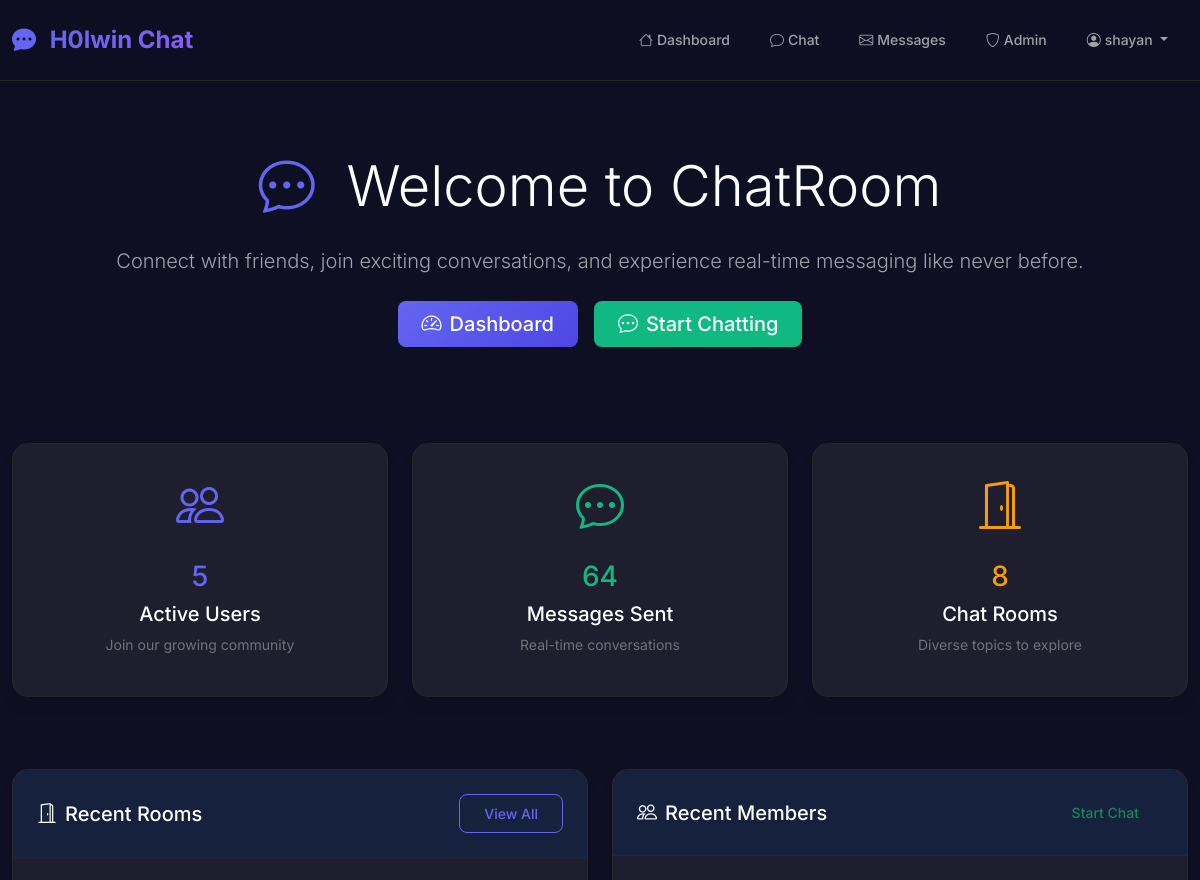
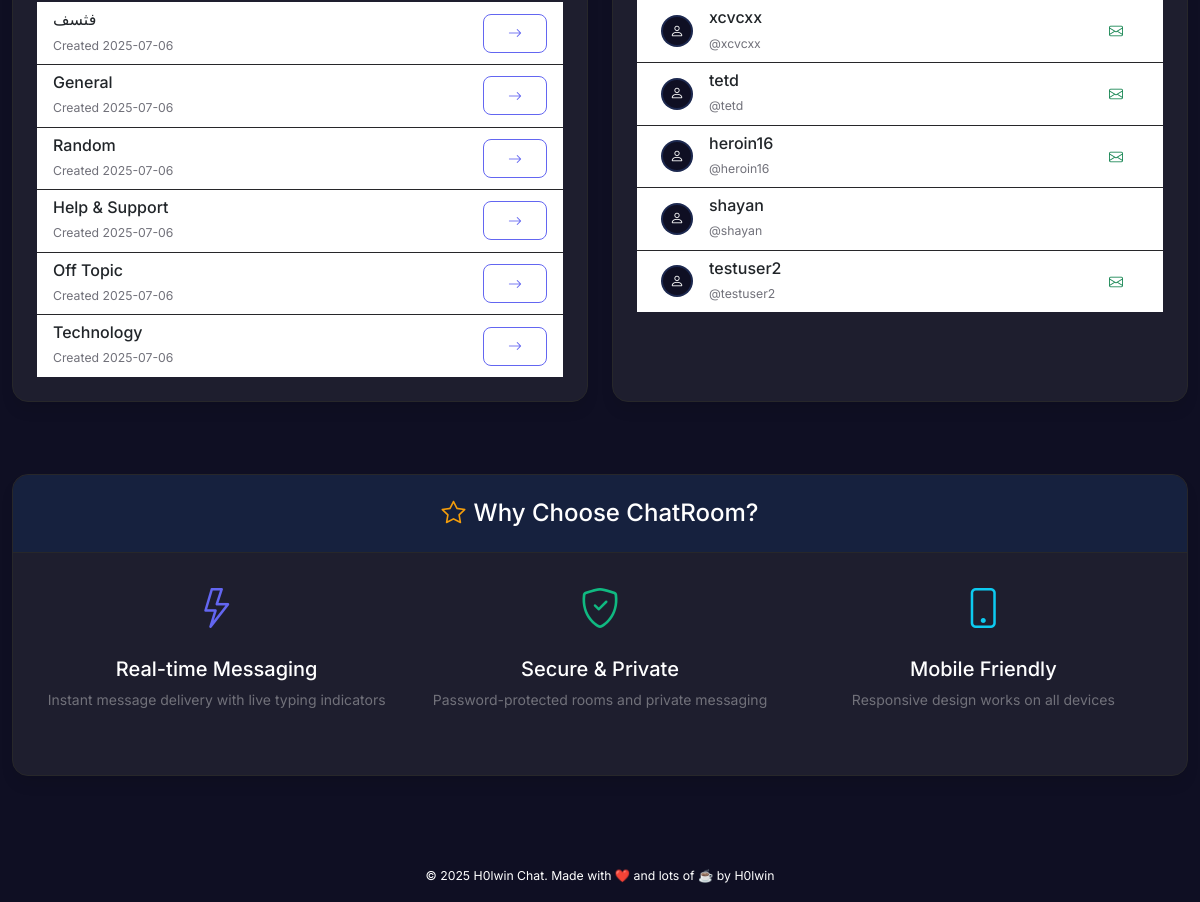
/ (signed in), run on the app's committed database (2 pictures, top to bottom).
### tables this page shows
CREATE TABLE settings (
            key TEXT PRIMARY KEY,
            value TEXT
        );

CREATE TABLE "users" (
                    id INTEGER PRIMARY KEY AUTOINCREMENT,
                    username TEXT UNIQUE NOT NULL,
                    email TEXT UNIQUE NOT NULL,
                    hashed_password TEXT NOT NULL,
                    is_admin INTEGER DEFAULT 0,
                    created_at TIMESTAMP DEFAULT CURRENT_TIMESTAMP
                , display_name TEXT, bio TEXT, birth_date DATE, profile_image TEXT, last_seen TIMESTAMP);

CREATE TABLE rooms (
    id INTEGER PRIMARY KEY AUTOINCREMENT,
    name TEXT UNIQUE NOT NULL,
    slug TEXT UNIQUE NOT NULL,
    created_at TIMESTAMP DEFAULT CURRENT_TIMESTAMP
, password TEXT, hidden BOOLEAN DEFAULT 0);

### backend/app.py (the view)
@app.route('/')
def home():
    with get_db() as conn:
        cur = conn.cursor()
        cur.execute('SELECT COUNT(*) FROM users')
        user_count = cur.fetchone()[0]
        cur.execute('SELECT COUNT(*) FROM messages')
        message_count = cur.fetchone()[0]
        cur.execute('SELECT COUNT(*) FROM rooms')
        room_count = cur.fetchone()[0]
        cur.execute('SELECT name, slug, created_at FROM rooms ORDER BY created_at DESC LIMIT 6')
        recent_rooms = [dict(name=row[0], slug=row[1], created_at=row[2]) for row in cur.fetchall()]
        cur.execute('SELECT username, display_name, created_at FROM users ORDER BY created_at DESC LIMIT 6')
        recent_users = [dict(username=row[0], display_name=row[1] or row[0], created_at=row[2]) for row in cur.fetchall()]
    return render_template('home.html',
                         user_count=user_count,
                         message_count=message_count,
                         room_count=room_count,
                         recent_rooms=recent_rooms,
                         recent_users=recent_users)

### frontend/templates/home.html (shortened to what this page needs)
{% extends 'base.html' %}
{% block content %}
<div class="container-fluid">
    <div class="row mb-5">
        <div class="col-12">
            <div class="text-center py-5">
                <h1 class="display-4 mb-4">
                    <i class="bi bi-chat-dots text-primary me-3"></i>
                    Welcome to ChatRoom
                </h1>
                <p class="lead text-secondary mb-4">
                    Connect with friends, join exciting conversations, and experience real-time messaging like never before.
                </p>
                {% if not current_user.is_authenticated %}
                <div class="d-flex gap-3 justify-content-center">
                    <a href="/login" class="btn btn-primary btn-lg">
                        <i class="bi bi-box-arrow-in-right me-2"></i>Login
                    </a>
                    <a href="/register" class="btn btn-outline-primary btn-lg">
                        <i class="bi bi-person-plus me-2"></i>Register
                    </a>
                </div>
                {% else %}
                <div class="d-flex gap-3 justify-content-center">
                    <a href="/dashboard" class="btn btn-primary btn-lg">
                        <i class="bi bi-speedometer2 me-2"></i>Dashboard
                    </a>
                    <a href="/chat" class="btn btn-success btn-lg">
                        <i class="bi bi-chat-dots me-2"></i>Start Chatting
                    </a>
                </div>
                {% endif %}
            </div>
        </div>
    </div>
    <div class="row mb-5">
        <div class="col-md-4 mb-4">
            <div class="card text-center h-100">
                <div class="card-body">
                    <div class="mb-3">
                        <i class="bi bi-people text-primary" style="font-size: 3rem;"></i>
                    </div>
                    <h3 class="text-primary mb-2">{{ user_count }}</h3>
                    <h5 class="card-title">Active Users</h5>
                    <p class="text-muted">Join our growing community</p>
                </div>
            </div>
        </div>
        <div class="col-md-4 mb-4">
            <div class="card text-center h-100">
                <div class="card-body">
                    <div class="mb-3">
                        <i class="bi bi-chat-dots text-success" style="font-size: 3rem;"></i>
                    </div>
                    <h3 class="text-success mb-2">{{ message_count }}</h3>
                    <h5 class="card-title">Messages Sent</h5>
                    <p class="text-muted">Real-time conversations</p>
                </div>
            </div>
        </div>
        <div class="col-md-4 mb-4">
            <div class="card text-center h-100">
                <div class="card-body">
                    <div class="mb-3">
                        <i class="bi bi-door-open text-warning" style="font-size: 3rem;"></i>
                    </div>
                    <h3 class="text-warning mb-2">{{ room_count }}</h3>
                    <h5 class="card-title">Chat Rooms</h5>
                    <p class="text-muted">Diverse topics to explore</p>
                </div>
            </div>
        </div>
    </div>
    <div class="row">
        <div class="col-md-6 mb-4">
            <div class="card h-100">
                <div class="card-header d-flex justify-content-between align-items-center">
                    <h5 class="mb-0">
                        <i class="bi bi-door-open me-2"></i>Recent Rooms
                    </h5>
                    {% if current_user.is_authenticated %}
                    <a href="/chat" class="btn btn-sm btn-outline-primary">View All</a>
                    {% endif %}
                </div>
                <div class="card-body">
                    {% if recent_rooms %}
                    <div class="list-group list-group-flush">
                        {% for room in recent_rooms %}
                        <div class="list-group-item d-flex justify-content-between align-items-center">
                            <div>
                                <h6 class="mb-1">{{ room.name }}</h6>
                                <small class="text-muted">Created {{ room.created_at.split(' ')[0] }}</small>
                            </div>
                            {% if current_user.is_authenticated %}
                            <a href="/chat/room/{{ room.slug }}" class="btn btn-sm btn-outline-primary">
                                <i class="bi bi-arrow-right"></i>
                            </a>
                            {% endif %}
                        </div>
                        {% endfor %}
                    </div>
                    {% else %}
                    <div class="text-center py-4">
                        <i class="bi bi-door-open text-muted mb-3" style="font-size: 2rem;"></i>
                        <p class="text-muted">No rooms available yet</p>
                    </div>
                    {% endif %}
                </div>
            </div>
        </div>
        <div class="col-md-6 mb-4">
            <div class="card h-100">
                <div class="card-header d-flex justify-content-between align-items-center">
                    <h5 class="mb-0">
                        <i class="bi bi-people me-2"></i>Recent Members
                    </h5>
                    {% if current_user.is_authenticated %}
                    <a href="/pm" class="btn btn-sm btn-outline-success">Start Chat</a>
                    {% endif %}
                </div>
                <div class="card-body">
                    {% if recent_users %}
                    <div class="list-group list-group-flush">
                        {% for user in recent_users %}
                        <div class="list-group-item d-flex justify-content-between align-items-center">
                            <div class="d-flex align-items-center">
                                <div class="avatar-sm bg-primary rounded-circle d-flex align-items-center justify-content-center me-3">
                                    <i class="bi bi-person text-white"></i>
                                </div>
                                <div>
                                    <h6 class="mb-1">{{ user.display_name }}</h6>
                                    <small class="text-muted">@{{ user.username }}</small>
                                </div>
                            </div>
                            {% if current_user.is_authenticated and user.username != current_user.username %}
                            <a href="/pm/{{ user.username }}" class="btn btn-sm btn-outline-success">
                                <i class="bi bi-envelope"></i>
                            </a>
                            {% endif %}
                        </div>
                        {% endfor %}
                    </div>
                    {% else %}
                    <div class="text-center py-4">
                        <i class="bi bi-people text-muted mb-3" style="font-size: 2rem;"></i>
                        <p class="text-muted">No users yet</p>
                    </div>
                    {% endif %}
                </div>
            </div>
        </div>
    </div>
    <div class="row mt-5">
        <div class="col-12">
            <div class="card">
                <div class="card-header text-center">
                    <h4 class="mb-0">
                        <i class="bi bi-star me-2 text-warning"></i>Why Choose ChatRoom?
                    </h4>
                </div>
                <div class="card-body">
                    <div class="row">
                        <div class="col-md-4 mb-4">
                            <div class="text-center">
                                <div class="mb-3">
                                    <i class="bi bi-lightning text-primary" style="font-size: 2.5rem;"></i>
                                </div>
                                <h5>Real-time Messaging</h5>
                                <p class="text-muted">Instant message delivery with live typing indicators</p>
                            </div>
                        </div>
                        <div class="col-md-4 mb-4">
                            <div class="text-center">
                                <div class="mb-3">
                                    <i class="bi bi-shield-check text-success" style="font-size: 2.5rem;"></i>
                                </div>
                                <h5>Secure & Private</h5>
                                <p class="text-muted">Password-protected rooms and private messaging</p>
                            </div>
                        </div>
                        <div class="col-md-4 mb-4">
                            <div class="text-center">
                                <div class="mb-3">
                                    <i class="bi bi-phone text-info" style="font-size: 2.5rem;"></i>
                                </div>
                                <h5>Mobile Friendly</h5>
                                <p class="text-muted">Responsive design works on all devices</p>
                            </div>
                        </div>
                    </div>
                </div>
            </div>
        </div>
    </div>
</div>
{% endblock %}

### frontend/templates/base.html (shortened to what this page needs)
<!DOCTYPE html>
<html lang="en">
<head>
    <link href="https://cdn.jsdelivr.net/npm/bootstrap@5.3.2/dist/css/bootstrap.min.css" rel="stylesheet">
    <link href="https://cdn.jsdelivr.net/npm/bootstrap-icons@1.11.3/font/bootstrap-icons.min.css" rel="stylesheet">
    <link href="/static/css/main.css" rel="stylesheet">
    <link href="/static/css/rtl-support.css" rel="stylesheet">
    <link href="/static/css/spacing.css" rel="stylesheet">
</head>
<body class="app-body">
    <nav class="navbar navbar-expand-lg navbar-dark app-navbar">
        <div class="container-fluid">
            <a class="navbar-brand" href="/">
                <i class="bi bi-chat-dots-fill me-2"></i>
                <span class="brand-text">{{ site_name }}</span>
            </a>
            <div class="collapse navbar-collapse" id="navbarNav">
                <ul class="navbar-nav ms-auto">
                    {% if current_user.is_authenticated %}
                        <li class="nav-item">
                            <a class="nav-link" href="/dashboard">
                                <i class="bi bi-house me-1"></i>Dashboard
                            </a>
                        </li>
                        <li class="nav-item">
                            <a class="nav-link" href="/chat">
                                <i class="bi bi-chat me-1"></i>Chat
                            </a>
                        </li>
                        <li class="nav-item">
                            <a class="nav-link" href="/pm">
                                <i class="bi bi-envelope me-1"></i>Messages
                            </a>
                        </li>
                        {% if current_user.is_admin %}
                        <li class="nav-item">
                            <a class="nav-link admin-link" href="/admin">
                                <i class="bi bi-shield me-1"></i>Admin
                            </a>
                        </li>
                        {% endif %}
                        <li class="nav-item dropdown">
                            <a class="nav-link dropdown-toggle" href="#" role="button" data-bs-toggle="dropdown">
                                <i class="bi bi-person-circle me-1"></i>{{ current_user.username }}
                            </a>
                        </li>
                    {% endif %}
                </ul>
            </div>
        </div>
    </nav>
    <main class="app-main">
        {% block content %}{% endblock %}
    </main>
    <footer class="app-footer text-center py-3 mt-5">
        <small>
            © 2025 {{ site_name }}. Made with ❤️ and lots of ☕ by H0lwin
        </small>
    </footer>
    <div class="toast-container position-fixed bottom-0 end-0 p-3" style="z-index: 1100;">
    </div>
</body>
</html>

### data on the page
settings: value "H0lwin Chat"
users: username "shayan", display_name "shayan"
rooms: name "فثسف", created_at "2025-07-06"
rooms: name "General", created_at "2025-07-06"
rooms: name "Random", created_at "2025-07-06"
rooms: name "Help & Support", created_at "2025-07-06"
rooms: name "Off Topic", created_at "2025-07-06"
rooms: name "Technology", created_at "2025-07-06"
users: display_name "xcvcxx", username "xcvcxx"
users: display_name "tetd", username "tetd"
users: display_name "heroin16", username "heroin16"
users: display_name "testuser2", username "testuser2"

### other printed values
{{ user_count }} "5"
{{ message_count }} "64"
{{ room_count }} "8"
